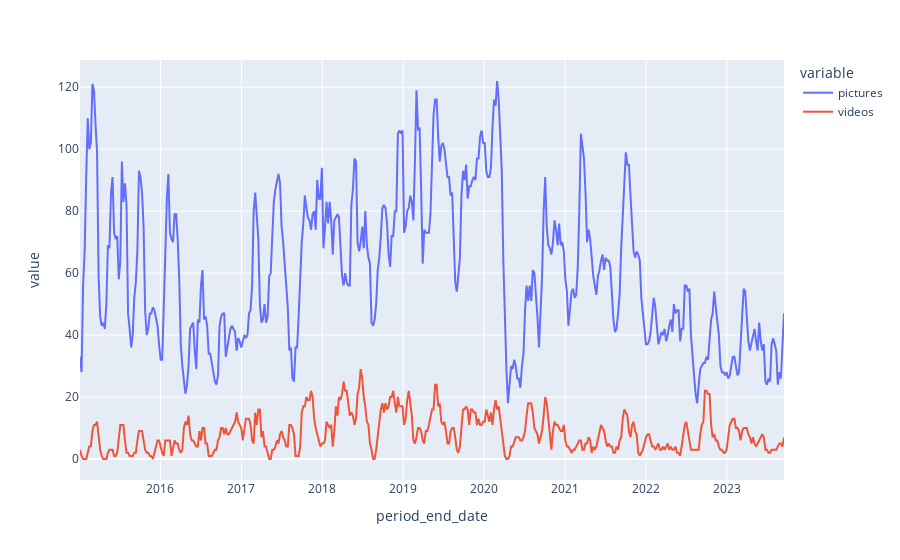

Write notebook code for a chart like this one.
### Code cell
fig = px.line(versace_clean_data, x='period_end_date', y=['pictures','videos'])

fig.show()

### Figure 1 — Plotly figure (JSON) as saved in the notebook; plotly's stock layout.template omitted (floating-point values rounded to 4 significant figures; data arrays with more than 128 entries replaced by an {"elided": "..."} marker saying what was removed)
{"data": [{"hovertemplate": "variable=pictures<br>period_end_date=%{x}<br>value=%{y}<extra></extra>", "legendgroup": "pictures", "line": {"color": "#636efa", "dash": "solid"}, "marker": {"symbol": "circle"}, "mode": "lines", "name": "pictures", "orientation": "v", "showlegend": true, "type": "scatter", "x": {"elided": "455 str values"}, "xaxis": "x", "y": {"elided": "455 int values"}, "yaxis": "y"}, {"hovertemplate": "variable=videos<br>period_end_date=%{x}<br>value=%{y}<extra></extra>", "legendgroup": "videos", "line": {"color": "#EF553B", "dash": "solid"}, "marker": {"symbol": "circle"}, "mode": "lines", "name": "videos", "orientation": "v", "showlegend": true, "type": "scatter", "x": {"elided": "455 str values"}, "xaxis": "x", "y": {"elided": "455 int values"}, "yaxis": "y"}], "layout": {"legend": {"title": {"text": "variable"}, "tracegroupgap": 0}, "margin": {"t": 60}, "xaxis": {"anchor": "y", "domain": [0, 1], "title": {"text": "period_end_date"}}, "yaxis": {"anchor": "x", "domain": [0, 1], "title": {"text": "value"}}}}
